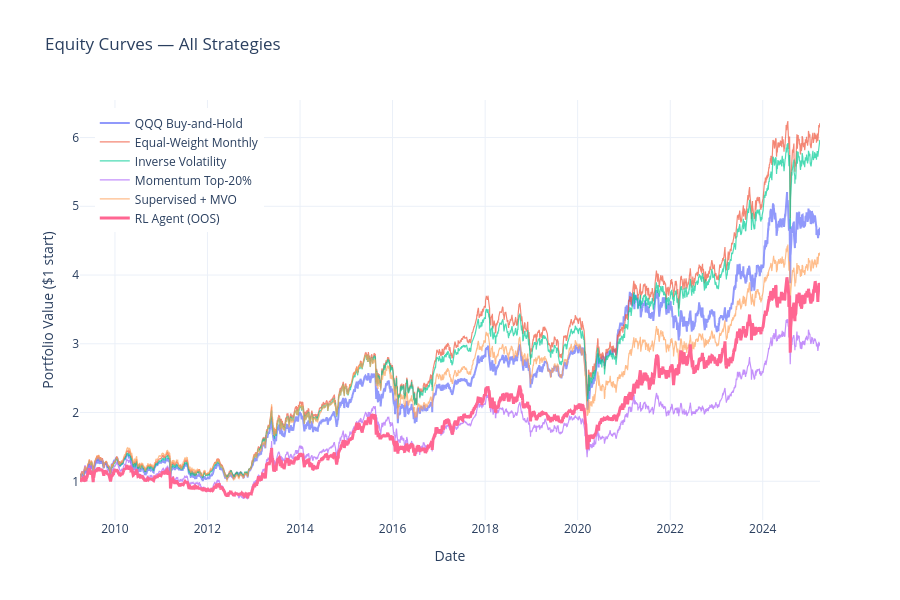

The notebook cell saved with this chart:
### Markdown cell above
## 3. All Strategies Equity Chart

All strategies on the same OOS period.

### Code cell
fig = go.Figure()

# Baselines
for col in bl_equity.columns:
    fig.add_trace(go.Scatter(
        x=bl_equity.index, y=bl_equity[col], name=col, mode="lines",
        line=dict(color=get_color(col), width=2.0 if "QQQ" in col else 1.2), opacity=0.7))

# RL Agent
if rl_available:
    fig.add_trace(go.Scatter(
        x=rl_equity.index, y=rl_equity["RL Agent"],
        name="RL Agent (OOS)", mode="lines",
        line=dict(color=COLORS["RL Agent"], width=3.0)))

fig.update_layout(
    title="Equity Curves — All Strategies",
    xaxis_title="Date", yaxis_title="Portfolio Value ($1 start)",
    template="plotly_white", height=600,
    legend=dict(x=0.02, y=0.98), hovermode="x unified")
if SAVE_PLOTS: fig.write_html(f"{RESULTS_DIR}/plot_equity_all.html")
fig.show()

### Figure 1 — Plotly figure (JSON) as saved in the notebook; plotly's stock layout.template omitted (floating-point values rounded to 4 significant figures; data arrays with more than 128 entries replaced by an {"elided": "..."} marker saying what was removed)
{"data": [{"line": {"color": "#636EFA", "width": 2}, "mode": "lines", "name": "QQQ Buy-and-Hold", "opacity": 0.7, "type": "scatter", "x": {"elided": "3931 str values"}, "y": {"elided": "3931 float values"}}, {"line": {"color": "#EF553B", "width": 1.2}, "mode": "lines", "name": "Equal-Weight Monthly", "opacity": 0.7, "type": "scatter", "x": {"elided": "3931 str values"}, "y": {"elided": "3931 float values"}}, {"line": {"color": "#00CC96", "width": 1.2}, "mode": "lines", "name": "Inverse Volatility", "opacity": 0.7, "type": "scatter", "x": {"elided": "3931 str values"}, "y": {"elided": "3931 float values"}}, {"line": {"color": "#AB63FA", "width": 1.2}, "mode": "lines", "name": "Momentum Top-20%", "opacity": 0.7, "type": "scatter", "x": {"elided": "3931 str values"}, "y": {"elided": "3931 float values"}}, {"line": {"color": "#FFA15A", "width": 1.2}, "mode": "lines", "name": "Supervised + MVO", "opacity": 0.7, "type": "scatter", "x": {"elided": "3931 str values"}, "y": {"elided": "3931 float values"}}, {"line": {"color": "#FF6692", "width": 3}, "mode": "lines", "name": "RL Agent (OOS)", "type": "scatter", "x": {"elided": "3917 str values"}, "y": {"elided": "3917 float values"}}], "layout": {"height": 600, "hovermode": "x unified", "legend": {"x": 0.02, "y": 0.98}, "title": {"text": "Equity Curves — All Strategies"}, "xaxis": {"title": {"text": "Date"}}, "yaxis": {"title": {"text": "Portfolio Value ($1 start)"}}}}
